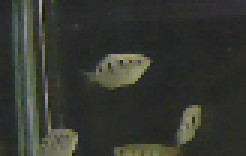
#> input picture newtinyfish.png, 82 x 52 px (shown 3 times larger)
$ python crop_tiny_fish.py
#> lines starting #> are read from the running program, lines starting #| are printed output that depends on the picture
import matplotlib
from matplotlib import pyplot as plt
import numpy as np
import argparse
import cv2

newtinyfish = cv2.imread('newtinyfish.png')
#> newtinyfish is the input picture: shape (52, 82, 3); mean B, G, R 48.4, 54.8, 52.5
#height, width, channels = newtinyfish.shape
newtinyfish2 = cv2.imread('newtinyfish2.png')
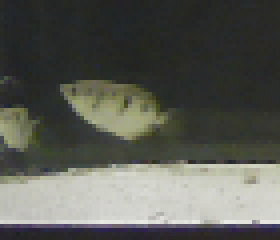
#> input picture newtinyfish2.png, 70 x 60 px (shown 4 times larger)
#> newtinyfish2 is the input picture: shape (60, 70, 3); mean B, G, R 84.3, 91, 89.4
newtinyfish3 = cv2.imread('tinyfish3.png')
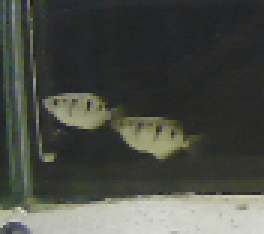
#> input picture tinyfish3.png, 88 x 78 px (shown 3 times larger)
#> newtinyfish3 is the input picture: shape (78, 88, 3); mean B, G, R 69.2, 76.2, 73.3

# height, width, channels = newtinyfish3.shape
# print("Height: "+str(height)+"  Width: "+str(width))

tiny3 = newtinyfish3[23:63, 37:77]
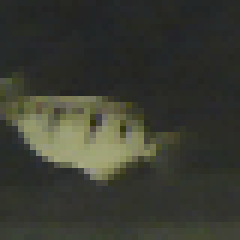
#> tiny3: shape (40, 40, 3) (shown 6 times larger); mean B, G, R 49.7, 59, 57
#cv2.imshow("third tineh feesh", tiny3)
cv2.imwrite('fesh3.png', tiny3)

tiny2 = newtinyfish2[0:40, 9:49]
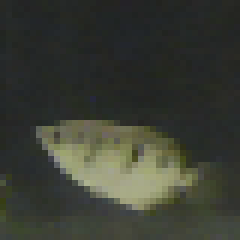
#> tiny2: shape (40, 40, 3) (shown 6 times larger); mean B, G, R 51.5, 60.7, 57.9
#cv2.imshow("New tineh feesh", tiny2)
cv2.imwrite('fesh2.png', tiny2)

tiny1 = newtinyfish[1:41, 19:59]
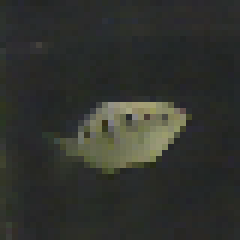
#> tiny1: shape (40, 40, 3) (shown 6 times larger); mean B, G, R 45.2, 50.2, 48.3
# cv2.imshow("Tineh fesh", tiny1)
cv2.imwrite('fesh1.png', tiny1)

cv2.waitKey(0)
